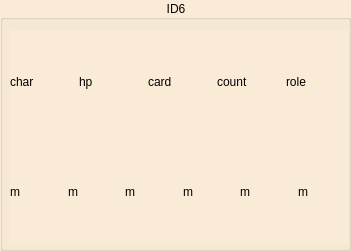
   <widget class="QGroupBox" name="gb6">
    <property name="geometry">
     <rect>
      <x>1060</x>
      <y>250</y>
      <width>351</width>
      <height>251</height>
     </rect>
    </property>
    <property name="styleSheet">
     <string notr="true">background-color: #FAEBD7;</string>
    </property>
    <property name="title">
     <string>ID6</string>
    </property>
    <property name="alignment">
     <set>Qt::AlignCenter</set>
    </property>
    <widget class="QWidget" name="layoutWidget_7">
     <property name="geometry">
      <rect>
       <x>10</x>
       <y>30</y>
       <width>339</width>
       <height>213</height>
      </rect>
     </property>
     <layout class="QVBoxLayout" name="verticalLayout_8">
      <item>
       <layout class="QHBoxLayout" name="horizontalLayout_15">
        <item>
         <widget class="QLabel" name="char_6">
          <property name="sizePolicy">
           <sizepolicy hsizetype="Minimum" vsizetype="Minimum">
            <horstretch>0</horstretch>
            <verstretch>0</verstretch>
           </sizepolicy>
          </property>
          <property name="minimumSize">
           <size>
            <width>50</width>
            <height>100</height>
           </size>
          </property>
          <property name="text">
           <string>char</string>
          </property>
          <property name="scaledContents">
           <bool>true</bool>
          </property>
         </widget>
        </item>
        <item>
         <widget class="QLabel" name="hp_6">
          <property name="sizePolicy">
           <sizepolicy hsizetype="Minimum" vsizetype="Minimum">
            <horstretch>0</horstretch>
            <verstretch>0</verstretch>
           </sizepolicy>
          </property>
          <property name="minimumSize">
           <size>
            <width>50</width>
            <height>100</height>
           </size>
          </property>
          <property name="text">
           <string>hp</string>
          </property>
          <property name="scaledContents">
           <bool>true</bool>
          </property>
          <property name="alignment">
           <set>Qt::AlignLeading|Qt::AlignLeft|Qt::AlignVCenter</set>
          </property>
         </widget>
        </item>
        <item>
         <widget class="QLabel" name="card_6">
          <property name="sizePolicy">
           <sizepolicy hsizetype="Minimum" vsizetype="Minimum">
            <horstretch>0</horstretch>
            <verstretch>0</verstretch>
           </sizepolicy>
          </property>
          <property name="minimumSize">
           <size>
            <width>50</width>
            <height>100</height>
           </size>
          </property>
          <property name="styleSheet">
           <string notr="true"/>
          </property>
          <property name="text">
           <string>card</string>
          </property>
          <property name="scaledContents">
           <bool>true</bool>
          </property>
         </widget>
        </item>
        <item>
         <widget class="QLabel" name="count_6">
          <property name="sizePolicy">
           <sizepolicy hsizetype="Minimum" vsizetype="Minimum">
            <horstretch>0</horstretch>
            <verstretch>0</verstretch>
           </sizepolicy>
          </property>
          <property name="minimumSize">
           <size>
            <width>50</width>
            <height>100</height>
           </size>
          </property>
          <property name="text">
           <string>count</string>
          </property>
          <property name="scaledContents">
           <bool>true</bool>
          </property>
         </widget>
        </item>
        <item>
         <widget class="QLabel" name="label_6">
          <property name="sizePolicy">
           <sizepolicy hsizetype="Minimum" vsizetype="Minimum">
            <horstretch>0</horstretch>
            <verstretch>0</verstretch>
           </sizepolicy>
          </property>
          <property name="minimumSize">
           <size>
            <width>50</width>
            <height>100</height>
           </size>
          </property>
          <property name="text">
           <string>role</string>
          </property>
          <property name="scaledContents">
           <bool>true</bool>
          </property>
         </widget>
        </item>
       </layout>
      </item>
      <item>
       <layout class="QHBoxLayout" name="horizontalLayout_16">
        <item>
         <widget class="QLabel" name="m6_1">
          <property name="sizePolicy">
           <sizepolicy hsizetype="Minimum" vsizetype="Minimum">
            <horstretch>0</horstretch>
            <verstretch>0</verstretch>
           </sizepolicy>
          </property>
          <property name="minimumSize">
           <size>
            <width>50</width>
            <height>100</height>
           </size>
          </property>
          <property name="text">
           <string>m</string>
          </property>
          <property name="scaledContents">
           <bool>true</bool>
          </property>
         </widget>
        </item>
        <item>
         <widget class="QLabel" name="m6_2">
          <property name="sizePolicy">
           <sizepolicy hsizetype="Minimum" vsizetype="Minimum">
            <horstretch>0</horstretch>
            <verstretch>0</verstretch>
           </sizepolicy>
          </property>
          <property name="minimumSize">
           <size>
            <width>50</width>
            <height>100</height>
           </size>
          </property>
          <property name="text">
           <string>m</string>
          </property>
          <property name="scaledContents">
           <bool>true</bool>
          </property>
         </widget>
        </item>
        <item>
         <widget class="QLabel" name="m6_3">
          <property name="sizePolicy">
           <sizepolicy hsizetype="Minimum" vsizetype="Minimum">
            <horstretch>0</horstretch>
            <verstretch>0</verstretch>
           </sizepolicy>
          </property>
          <property name="minimumSize">
           <size>
            <width>50</width>
            <height>100</height>
           </size>
          </property>
          <property name="text">
           <string>m</string>
          </property>
          <property name="scaledContents">
           <bool>true</bool>
          </property>
         </widget>
        </item>
        <item>
         <widget class="QLabel" name="m6_4">
          <property name="sizePolicy">
           <sizepolicy hsizetype="Minimum" vsizetype="Minimum">
            <horstretch>0</horstretch>
            <verstretch>0</verstretch>
           </sizepolicy>
          </property>
          <property name="minimumSize">
           <size>
            <width>50</width>
            <height>100</height>
           </size>
          </property>
          <property name="text">
           <string>m</string>
          </property>
          <property name="scaledContents">
           <bool>true</bool>
          </property>
         </widget>
        </item>
        <item>
         <widget class="QLabel" name="m6_5">
          <property name="sizePolicy">
           <sizepolicy hsizetype="Minimum" vsizetype="Minimum">
            <horstretch>0</horstretch>
            <verstretch>0</verstretch>
           </sizepolicy>
          </property>
          <property name="minimumSize">
           <size>
            <width>50</width>
            <height>100</height>
           </size>
          </property>
          <property name="text">
           <string>m</string>
          </property>
          <property name="scaledContents">
           <bool>true</bool>
          </property>
         </widget>
        </item>
        <item>
         <widget class="QLabel" name="m6_6">
          <property name="sizePolicy">
           <sizepolicy hsizetype="Minimum" vsizetype="Minimum">
            <horstretch>0</horstretch>
            <verstretch>0</verstretch>
           </sizepolicy>
          </property>
          <property name="minimumSize">
           <size>
            <width>50</width>
            <height>100</height>
           </size>
          </property>
          <property name="text">
           <string>m</string>
          </property>
          <property name="scaledContents">
           <bool>true</bool>
          </property>
         </widget>
        </item>
       </layout>
      </item>
     </layout>
    </widget>
   </widget>
